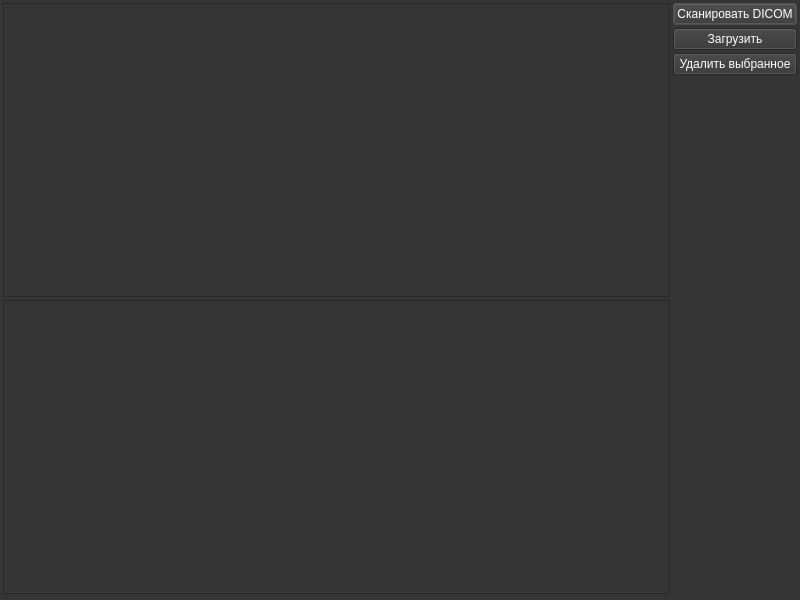
<?xml version="1.0" encoding="UTF-8"?>
<ui version="4.0">
 <class>DICOMDatabaseDialog</class>
 <widget class="QDialog" name="DICOMDatabaseDialog">
  <property name="geometry">
   <rect>
    <x>0</x>
    <y>0</y>
    <width>800</width>
    <height>600</height>
   </rect>
  </property>
  <property name="palette">
   <palette>
    <active>
     <colorrole role="WindowText">
      <brush brushstyle="SolidPattern">
       <color alpha="255">
        <red>255</red>
        <green>255</green>
        <blue>255</blue>
       </color>
      </brush>
     </colorrole>
     <colorrole role="Button">
      <brush brushstyle="SolidPattern">
       <color alpha="255">
        <red>53</red>
        <green>53</green>
        <blue>53</blue>
       </color>
      </brush>
     </colorrole>
     <colorrole role="Light">
      <brush brushstyle="SolidPattern">
       <color alpha="255">
        <red>53</red>
        <green>53</green>
        <blue>53</blue>
       </color>
      </brush>
     </colorrole>
     <colorrole role="Midlight">
      <brush brushstyle="SolidPattern">
       <color alpha="255">
        <red>53</red>
        <green>53</green>
        <blue>53</blue>
       </color>
      </brush>
     </colorrole>
     <colorrole role="Dark">
      <brush brushstyle="SolidPattern">
       <color alpha="255">
        <red>98</red>
        <green>98</green>
        <blue>98</blue>
       </color>
      </brush>
     </colorrole>
     <colorrole role="Mid">
      <brush brushstyle="SolidPattern">
       <color alpha="255">
        <red>154</red>
        <green>154</green>
        <blue>154</blue>
       </color>
      </brush>
     </colorrole>
     <colorrole role="Text">
      <brush brushstyle="SolidPattern">
       <color alpha="255">
        <red>255</red>
        <green>255</green>
        <blue>255</blue>
       </color>
      </brush>
     </colorrole>
     <colorrole role="BrightText">
      <brush brushstyle="SolidPattern">
       <color alpha="255">
        <red>255</red>
        <green>255</green>
        <blue>255</blue>
       </color>
      </brush>
     </colorrole>
     <colorrole role="ButtonText">
      <brush brushstyle="SolidPattern">
       <color alpha="255">
        <red>255</red>
        <green>255</green>
        <blue>255</blue>
       </color>
      </brush>
     </colorrole>
     <colorrole role="Base">
      <brush brushstyle="SolidPattern">
       <color alpha="255">
        <red>53</red>
        <green>53</green>
        <blue>53</blue>
       </color>
      </brush>
     </colorrole>
     <colorrole role="Window">
      <brush brushstyle="SolidPattern">
       <color alpha="255">
        <red>53</red>
        <green>53</green>
        <blue>53</blue>
       </color>
      </brush>
     </colorrole>
     <colorrole role="Shadow">
      <brush brushstyle="SolidPattern">
       <color alpha="255">
        <red>53</red>
        <green>53</green>
        <blue>53</blue>
       </color>
      </brush>
     </colorrole>
     <colorrole role="Highlight">
      <brush brushstyle="SolidPattern">
       <color alpha="255">
        <red>98</red>
        <green>98</green>
        <blue>98</blue>
       </color>
      </brush>
     </colorrole>
     <colorrole role="HighlightedText">
      <brush brushstyle="SolidPattern">
       <color alpha="255">
        <red>255</red>
        <green>255</green>
        <blue>255</blue>
       </color>
      </brush>
     </colorrole>
     <colorrole role="Link">
      <brush brushstyle="SolidPattern">
       <color alpha="255">
        <red>53</red>
        <green>53</green>
        <blue>53</blue>
       </color>
      </brush>
     </colorrole>
     <colorrole role="LinkVisited">
      <brush brushstyle="SolidPattern">
       <color alpha="255">
        <red>53</red>
        <green>53</green>
        <blue>53</blue>
       </color>
      </brush>
     </colorrole>
     <colorrole role="AlternateBase">
      <brush brushstyle="SolidPattern">
       <color alpha="255">
        <red>53</red>
        <green>53</green>
        <blue>53</blue>
       </color>
      </brush>
     </colorrole>
     <colorrole role="ToolTipBase">
      <brush brushstyle="SolidPattern">
       <color alpha="255">
        <red>255</red>
        <green>255</green>
        <blue>255</blue>
       </color>
      </brush>
     </colorrole>
     <colorrole role="ToolTipText">
      <brush brushstyle="SolidPattern">
       <color alpha="255">
        <red>255</red>
        <green>255</green>
        <blue>255</blue>
       </color>
      </brush>
     </colorrole>
     <colorrole role="PlaceholderText">
      <brush brushstyle="SolidPattern">
       <color alpha="128">
        <red>98</red>
        <green>98</green>
        <blue>98</blue>
       </color>
      </brush>
     </colorrole>
     <colorrole role="Accent">
      <brush brushstyle="SolidPattern">
       <color alpha="255">
        <red>98</red>
        <green>98</green>
        <blue>98</blue>
       </color>
      </brush>
     </colorrole>
    </active>
    <inactive>
     <colorrole role="WindowText">
      <brush brushstyle="SolidPattern">
       <color alpha="255">
        <red>255</red>
        <green>255</green>
        <blue>255</blue>
       </color>
      </brush>
     </colorrole>
     <colorrole role="Button">
      <brush brushstyle="SolidPattern">
       <color alpha="255">
        <red>53</red>
        <green>53</green>
        <blue>53</blue>
       </color>
      </brush>
     </colorrole>
     <colorrole role="Light">
      <brush brushstyle="SolidPattern">
       <color alpha="255">
        <red>53</red>
        <green>53</green>
        <blue>53</blue>
       </color>
      </brush>
     </colorrole>
     <colorrole role="Midlight">
      <brush brushstyle="SolidPattern">
       <color alpha="255">
        <red>53</red>
        <green>53</green>
        <blue>53</blue>
       </color>
      </brush>
     </colorrole>
     <colorrole role="Dark">
      <brush brushstyle="SolidPattern">
       <color alpha="255">
        <red>98</red>
        <green>98</green>
        <blue>98</blue>
       </color>
      </brush>
     </colorrole>
     <colorrole role="Mid">
      <brush brushstyle="SolidPattern">
       <color alpha="255">
        <red>154</red>
        <green>154</green>
        <blue>154</blue>
       </color>
      </brush>
     </colorrole>
     <colorrole role="Text">
      <brush brushstyle="SolidPattern">
       <color alpha="255">
        <red>255</red>
        <green>255</green>
        <blue>255</blue>
       </color>
      </brush>
     </colorrole>
     <colorrole role="BrightText">
      <brush brushstyle="SolidPattern">
       <color alpha="255">
        <red>255</red>
        <green>255</green>
        <blue>255</blue>
       </color>
      </brush>
     </colorrole>
     <colorrole role="ButtonText">
      <brush brushstyle="SolidPattern">
       <color alpha="255">
        <red>255</red>
        <green>255</green>
        <blue>255</blue>
       </color>
      </brush>
     </colorrole>
     <colorrole role="Base">
      <brush brushstyle="SolidPattern">
       <color alpha="255">
        <red>53</red>
        <green>53</green>
        <blue>53</blue>
       </color>
      </brush>
     </colorrole>
     <colorrole role="Window">
      <brush brushstyle="SolidPattern">
       <color alpha="255">
        <red>53</red>
        <green>53</green>
        <blue>53</blue>
       </color>
      </brush>
     </colorrole>
     <colorrole role="Shadow">
      <brush brushstyle="SolidPattern">
       <color alpha="255">
        <red>53</red>
        <green>53</green>
        <blue>53</blue>
       </color>
      </brush>
     </colorrole>
     <colorrole role="Highlight">
      <brush brushstyle="SolidPattern">
       <color alpha="255">
        <red>98</red>
        <green>98</green>
        <blue>98</blue>
       </color>
      </brush>
     </colorrole>
     <colorrole role="HighlightedText">
      <brush brushstyle="SolidPattern">
       <color alpha="255">
        <red>255</red>
        <green>255</green>
        <blue>255</blue>
       </color>
      </brush>
     </colorrole>
     <colorrole role="Link">
      <brush brushstyle="SolidPattern">
       <color alpha="255">
        <red>53</red>
        <green>53</green>
        <blue>53</blue>
       </color>
      </brush>
     </colorrole>
     <colorrole role="LinkVisited">
      <brush brushstyle="SolidPattern">
       <color alpha="255">
        <red>53</red>
        <green>53</green>
        <blue>53</blue>
       </color>
      </brush>
     </colorrole>
     <colorrole role="AlternateBase">
      <brush brushstyle="SolidPattern">
       <color alpha="255">
        <red>53</red>
        <green>53</green>
        <blue>53</blue>
       </color>
      </brush>
     </colorrole>
     <colorrole role="ToolTipBase">
      <brush brushstyle="SolidPattern">
       <color alpha="255">
        <red>255</red>
        <green>255</green>
        <blue>255</blue>
       </color>
      </brush>
     </colorrole>
     <colorrole role="ToolTipText">
      <brush brushstyle="SolidPattern">
       <color alpha="255">
        <red>255</red>
        <green>255</green>
        <blue>255</blue>
       </color>
      </brush>
     </colorrole>
     <colorrole role="PlaceholderText">
      <brush brushstyle="SolidPattern">
       <color alpha="128">
        <red>98</red>
        <green>98</green>
        <blue>98</blue>
       </color>
      </brush>
     </colorrole>
     <colorrole role="Accent">
      <brush brushstyle="SolidPattern">
       <color alpha="255">
        <red>98</red>
        <green>98</green>
        <blue>98</blue>
       </color>
      </brush>
     </colorrole>
    </inactive>
    <disabled>
     <colorrole role="WindowText">
      <brush brushstyle="SolidPattern">
       <color alpha="255">
        <red>255</red>
        <green>255</green>
        <blue>255</blue>
       </color>
      </brush>
     </colorrole>
     <colorrole role="Button">
      <brush brushstyle="SolidPattern">
       <color alpha="255">
        <red>53</red>
        <green>53</green>
        <blue>53</blue>
       </color>
      </brush>
     </colorrole>
     <colorrole role="Light">
      <brush brushstyle="SolidPattern">
       <color alpha="255">
        <red>53</red>
        <green>53</green>
        <blue>53</blue>
       </color>
      </brush>
     </colorrole>
     <colorrole role="Midlight">
      <brush brushstyle="SolidPattern">
       <color alpha="255">
        <red>53</red>
        <green>53</green>
        <blue>53</blue>
       </color>
      </brush>
     </colorrole>
     <colorrole role="Dark">
      <brush brushstyle="SolidPattern">
       <color alpha="255">
        <red>98</red>
        <green>98</green>
        <blue>98</blue>
       </color>
      </brush>
     </colorrole>
     <colorrole role="Mid">
      <brush brushstyle="SolidPattern">
       <color alpha="255">
        <red>154</red>
        <green>154</green>
        <blue>154</blue>
       </color>
      </brush>
     </colorrole>
     <colorrole role="Text">
      <brush brushstyle="SolidPattern">
       <color alpha="255">
        <red>255</red>
        <green>255</green>
        <blue>255</blue>
       </color>
      </brush>
     </colorrole>
     <colorrole role="BrightText">
      <brush brushstyle="SolidPattern">
       <color alpha="255">
        <red>255</red>
        <green>255</green>
        <blue>255</blue>
       </color>
      </brush>
     </colorrole>
     <colorrole role="ButtonText">
      <brush brushstyle="SolidPattern">
       <color alpha="255">
        <red>255</red>
        <green>255</green>
        <blue>255</blue>
       </color>
      </brush>
     </colorrole>
     <colorrole role="Base">
      <brush brushstyle="SolidPattern">
       <color alpha="255">
        <red>53</red>
        <green>53</green>
        <blue>53</blue>
       </color>
      </brush>
     </colorrole>
     <colorrole role="Window">
      <brush brushstyle="SolidPattern">
       <color alpha="255">
        <red>53</red>
        <green>53</green>
        <blue>53</blue>
       </color>
      </brush>
     </colorrole>
     <colorrole role="Shadow">
      <brush brushstyle="SolidPattern">
       <color alpha="255">
        <red>53</red>
        <green>53</green>
        <blue>53</blue>
       </color>
      </brush>
     </colorrole>
     <colorrole role="Highlight">
      <brush brushstyle="SolidPattern">
       <color alpha="255">
        <red>98</red>
        <green>98</green>
        <blue>98</blue>
       </color>
      </brush>
     </colorrole>
     <colorrole role="HighlightedText">
      <brush brushstyle="SolidPattern">
       <color alpha="255">
        <red>255</red>
        <green>255</green>
        <blue>255</blue>
       </color>
      </brush>
     </colorrole>
     <colorrole role="Link">
      <brush brushstyle="SolidPattern">
       <color alpha="255">
        <red>53</red>
        <green>53</green>
        <blue>53</blue>
       </color>
      </brush>
     </colorrole>
     <colorrole role="LinkVisited">
      <brush brushstyle="SolidPattern">
       <color alpha="255">
        <red>53</red>
        <green>53</green>
        <blue>53</blue>
       </color>
      </brush>
     </colorrole>
     <colorrole role="AlternateBase">
      <brush brushstyle="SolidPattern">
       <color alpha="255">
        <red>53</red>
        <green>53</green>
        <blue>53</blue>
       </color>
      </brush>
     </colorrole>
     <colorrole role="ToolTipBase">
      <brush brushstyle="SolidPattern">
       <color alpha="255">
        <red>255</red>
        <green>255</green>
        <blue>255</blue>
       </color>
      </brush>
     </colorrole>
     <colorrole role="ToolTipText">
      <brush brushstyle="SolidPattern">
       <color alpha="255">
        <red>255</red>
        <green>255</green>
        <blue>255</blue>
       </color>
      </brush>
     </colorrole>
     <colorrole role="PlaceholderText">
      <brush brushstyle="SolidPattern">
       <color alpha="128">
        <red>98</red>
        <green>98</green>
        <blue>98</blue>
       </color>
      </brush>
     </colorrole>
     <colorrole role="Accent">
      <brush brushstyle="SolidPattern">
       <color alpha="255">
        <red>98</red>
        <green>98</green>
        <blue>98</blue>
       </color>
      </brush>
     </colorrole>
    </disabled>
   </palette>
  </property>
  <property name="focusPolicy">
   <enum>Qt::StrongFocus</enum>
  </property>
  <property name="windowTitle">
   <string>Импорт DICOM серии пациента</string>
  </property>
  <layout class="QHBoxLayout" name="horizontalLayout">
   <property name="spacing">
    <number>3</number>
   </property>
   <property name="leftMargin">
    <number>3</number>
   </property>
   <property name="topMargin">
    <number>3</number>
   </property>
   <property name="rightMargin">
    <number>3</number>
   </property>
   <property name="bottomMargin">
    <number>3</number>
   </property>
   <item>
    <widget class="QWidget" name="widget" native="true">
     <layout class="QVBoxLayout" name="verticalLayout_2">
      <property name="spacing">
       <number>3</number>
      </property>
      <property name="leftMargin">
       <number>0</number>
      </property>
      <property name="topMargin">
       <number>0</number>
      </property>
      <property name="rightMargin">
       <number>0</number>
      </property>
      <property name="bottomMargin">
       <number>0</number>
      </property>
      <item>
       <widget class="QTableView" name="tableViewPatients">
        <property name="selectionBehavior">
         <enum>QAbstractItemView::SelectRows</enum>
        </property>
       </widget>
      </item>
      <item>
       <widget class="QListWidget" name="seriesListWidget">
        <property name="editTriggers">
         <set>QAbstractItemView::NoEditTriggers</set>
        </property>
        <property name="movement">
         <enum>QListView::Static</enum>
        </property>
        <property name="flow">
         <enum>QListView::LeftToRight</enum>
        </property>
        <property name="viewMode">
         <enum>QListView::IconMode</enum>
        </property>
       </widget>
      </item>
      <item>
       <widget class="SliceMetadata" name="widgetSlices" native="true">
        <property name="minimumSize">
         <size>
          <width>0</width>
          <height>0</height>
         </size>
        </property>
       </widget>
      </item>
     </layout>
    </widget>
   </item>
   <item>
    <widget class="QWidget" name="widget_2" native="true">
     <layout class="QVBoxLayout" name="verticalLayout">
      <property name="spacing">
       <number>3</number>
      </property>
      <property name="leftMargin">
       <number>0</number>
      </property>
      <property name="topMargin">
       <number>0</number>
      </property>
      <property name="rightMargin">
       <number>0</number>
      </property>
      <property name="bottomMargin">
       <number>0</number>
      </property>
      <item>
       <widget class="QPushButton" name="scanPushButton">
        <property name="text">
         <string>Сканировать DICOM</string>
        </property>
       </widget>
      </item>
      <item>
       <widget class="QPushButton" name="importPushButton">
        <property name="enabled">
         <bool>true</bool>
        </property>
        <property name="text">
         <string>Загрузить</string>
        </property>
       </widget>
      </item>
      <item>
       <widget class="QPushButton" name="deletePushButton">
        <property name="text">
         <string>Удалить выбранное</string>
        </property>
       </widget>
      </item>
      <item>
       <spacer name="verticalSpacer">
        <property name="orientation">
         <enum>Qt::Vertical</enum>
        </property>
        <property name="sizeHint" stdset="0">
         <size>
          <width>20</width>
          <height>40</height>
         </size>
        </property>
       </spacer>
      </item>
     </layout>
    </widget>
   </item>
  </layout>
 </widget>
 <customwidgets>
  <customwidget>
   <class>SliceMetadata</class>
   <extends>QWidget</extends>
   <header>cadsi_app/SliceMetadata.hpp</header>
   <container>1</container>
  </customwidget>
 </customwidgets>
 <resources/>
 <connections/>
</ui>
